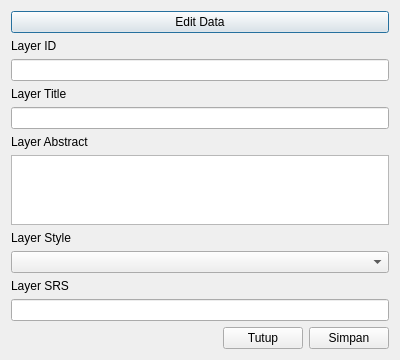
<?xml version="1.0" encoding="UTF-8"?>
<ui version="4.0">
 <class>Dialog</class>
 <widget class="QDialog" name="Dialog">
  <property name="geometry">
   <rect>
    <x>0</x>
    <y>0</y>
    <width>400</width>
    <height>348</height>
   </rect>
  </property>
  <property name="windowTitle">
   <string>Informasi Layer</string>
  </property>
  <layout class="QVBoxLayout" name="verticalLayout">
   <item>
    <widget class="QPushButton" name="download_layer">
     <property name="cursor">
      <cursorShape>PointingHandCursor</cursorShape>
     </property>
     <property name="text">
      <string>Edit Data</string>
     </property>
    </widget>
   </item>
   <item>
    <widget class="QLabel" name="label">
     <property name="text">
      <string>Layer ID</string>
     </property>
    </widget>
   </item>
   <item>
    <widget class="QLineEdit" name="lineEdit_id"/>
   </item>
   <item>
    <widget class="QLabel" name="label_5">
     <property name="text">
      <string>Layer Title</string>
     </property>
    </widget>
   </item>
   <item>
    <widget class="QLineEdit" name="lineEdit_title"/>
   </item>
   <item>
    <widget class="QLabel" name="label_4">
     <property name="text">
      <string>Layer Abstract</string>
     </property>
    </widget>
   </item>
   <item>
    <widget class="QTextEdit" name="textEdit_abstract"/>
   </item>
   <item>
    <widget class="QLabel" name="label_2">
     <property name="text">
      <string>Layer Style</string>
     </property>
    </widget>
   </item>
   <item>
    <widget class="QComboBox" name="cmb_style"/>
   </item>
   <item>
    <widget class="QLabel" name="label_3">
     <property name="text">
      <string>Layer SRS</string>
     </property>
    </widget>
   </item>
   <item>
    <widget class="QLineEdit" name="lineEdit_srs"/>
   </item>
   <item>
    <layout class="QHBoxLayout" name="horizontalLayout">
     <item>
      <spacer name="horizontalSpacer">
       <property name="orientation">
        <enum>Qt::Horizontal</enum>
       </property>
       <property name="sizeHint" stdset="0">
        <size>
         <width>40</width>
         <height>20</height>
        </size>
       </property>
      </spacer>
     </item>
     <item>
      <widget class="QPushButton" name="btn_tutup">
       <property name="cursor">
        <cursorShape>PointingHandCursor</cursorShape>
       </property>
       <property name="text">
        <string>Tutup</string>
       </property>
      </widget>
     </item>
     <item>
      <widget class="QPushButton" name="btn_save">
       <property name="cursor">
        <cursorShape>PointingHandCursor</cursorShape>
       </property>
       <property name="text">
        <string>Simpan</string>
       </property>
      </widget>
     </item>
    </layout>
   </item>
  </layout>
 </widget>
 <resources/>
 <connections/>
</ui>
